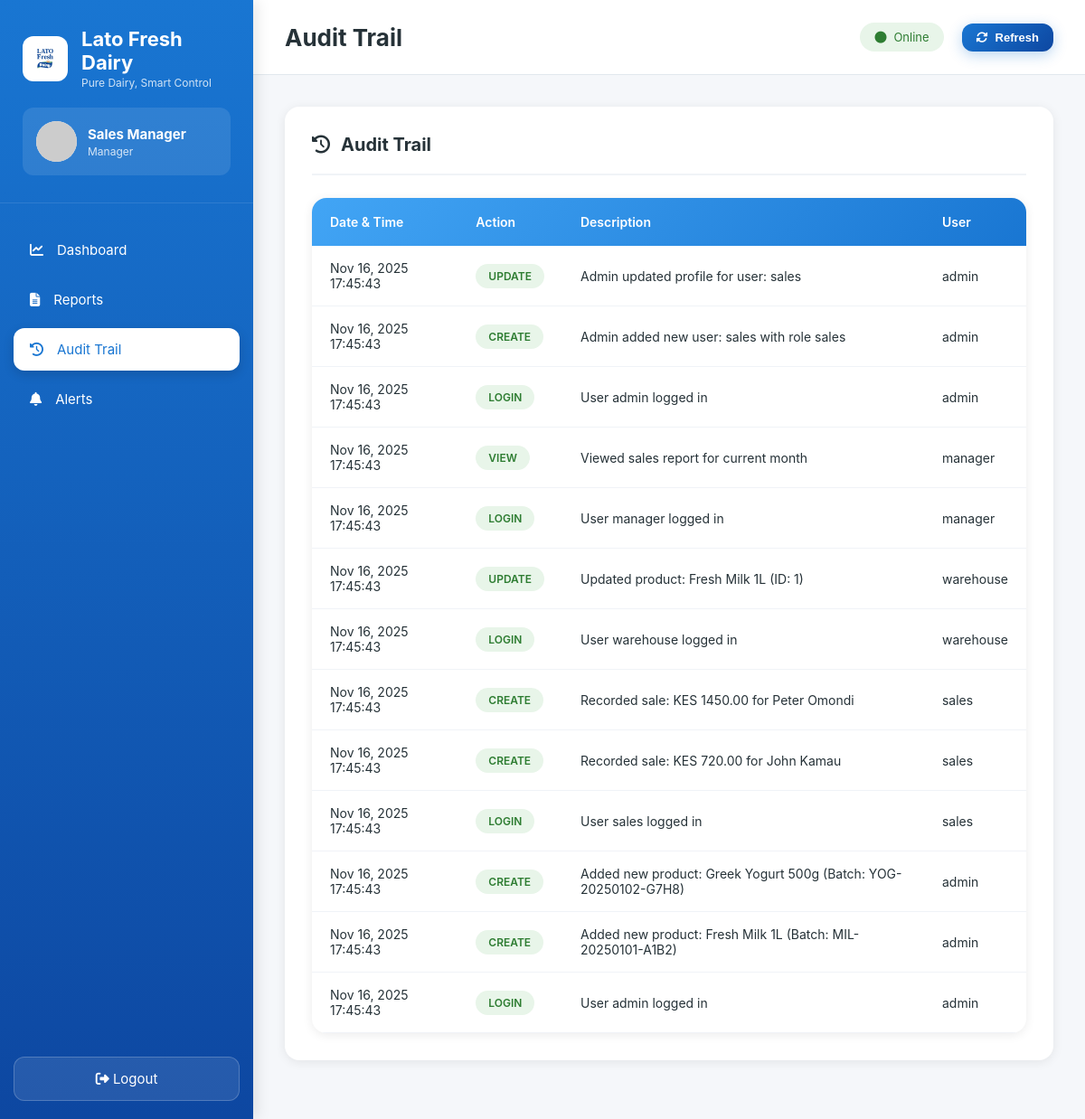
Page /index.php?page=audit (signed in) on the committed database.
### tables this page shows
CREATE TABLE IF NOT EXISTS audit_logs (
    id INT AUTO_INCREMENT PRIMARY KEY,
    action VARCHAR(50) NOT NULL,
    description TEXT NOT NULL,
    user VARCHAR(50) NOT NULL,
    created_at TIMESTAMP DEFAULT CURRENT_TIMESTAMP,
    INDEX idx_action (action),
    INDEX idx_user (user),
    INDEX idx_created (created_at)
);

### config.php (called while the page is built, shortened)
<?php
class Database {
    private static $instance = null;
    private $conn;
    private function __construct() {
        try {
            $this->conn = new mysqli(DB_HOST, DB_USER, DB_PASS, DB_NAME);
            $this->conn->set_charset("utf8mb4");
        } catch (Exception $e) {
            die("Database Connection Error: " . $e->getMessage());
        }
    }
    public static function getInstance() {
        if (self::$instance == null) {
            self::$instance = new Database();
        }
        return self::$instance;
    }
    public function query($sql) {
        return $this->conn->query($sql);
    }
}
$db = Database::getInstance();
?>

### pages/audit.php (the view)
<?php
$audit_logs = $db->query("SELECT * FROM audit_logs ORDER BY created_at DESC LIMIT 50");
?>
<div class="panel">
    <div class="panel-header">
        <div class="panel-title"><i class="fas fa-history"></i> Audit Trail</div>
    </div>
    <div class="table-container">
        <table>
            <thead>
                <tr>
                    <th>Date & Time</th>
                    <th>Action</th>
                    <th>Description</th>
                    <th>User</th>
                </tr>
            </thead>
            <tbody>
                <?php while ($log = $audit_logs->fetch_assoc()): ?>
                <tr>
                    <td><?php echo date('M d, Y H:i:s', strtotime($log['created_at'])); ?></td>
                    <td><span class="status-badge status-ok"><?php echo strtoupper($log['action']); ?></span></td>
                    <td><?php echo htmlspecialchars($log['description']); ?></td>
                    <td><?php echo htmlspecialchars($log['user']); ?></td>
                </tr>
                <?php endwhile; ?>
            </tbody>
        </table>
    </div>
</div>

### assets/css/style.css (style rules this page uses)
* { margin: 0; padding: 0; box-sizing: border-box; }
:root { --primary: #1976d2; --primary-light: #42a5f5; --primary-dark: #0d47a1; --secondary: #00897b; --accent: #ffa726; --danger: #ef5350; --success: #66bb6a; --warning: #ffa726; --bg-light: #f5f7fa; --text-dark: #263238; --text-light: #546e7a; --white: #ffffff; --shadow: 0 2px 12px rgba(0,0,0,0.08); --shadow-lg: 0 4px 20px rgba(0,0,0,0.12); --border-radius: 12px; }
body { font-family: 'Inter', 'Segoe UI', Tahoma, Geneva, Verdana, sans-serif; background: linear-gradient(135deg, #e3f2fd 0%, #bbdefb 100%); color: var(--text-dark); min-height: 100vh; }
.panel { background: var(--white); border-radius: 16px; box-shadow: var(--shadow); padding: 30px; margin-bottom: 30px; }
.panel-header { display: flex; justify-content: space-between; align-items: center; margin-bottom: 25px; padding-bottom: 20px; border-bottom: 2px solid #f0f3f7; }
.panel-title { font-size: 20px; font-weight: 700; color: var(--text-dark); display: flex; align-items: center; gap: 12px; }
.table-container { background: var(--white); border-radius: 16px; overflow: hidden; box-shadow: var(--shadow); }
table { width: 100%; border-collapse: collapse; }
thead { background: linear-gradient(135deg, var(--primary-light) 0%, var(--primary) 100%); color: var(--white); }
th { padding: 18px 20px; text-align: left; font-weight: 600; font-size: 14px; }
td { padding: 16px 20px; border-bottom: 1px solid #f0f3f7; font-size: 14px; }
.status-badge { display: inline-block; padding: 6px 14px; border-radius: 20px; font-size: 12px; font-weight: 600; }
.status-ok { background: #e8f5e9; color: #2e7d32; }

### rows in the picture
audit_logs: created_at "Nov 16, 2025 17:45:43", action "UPDATE", description "Admin updated profile for user: sales", user "admin"
audit_logs: created_at "Nov 16, 2025 17:45:43", action "CREATE", description "Admin added new user: sales with role sales", user "admin"
audit_logs: created_at "Nov 16, 2025 17:45:43", action "LOGIN", description "User admin logged in", user "admin"
audit_logs: created_at "Nov 16, 2025 17:45:43", action "VIEW", description "Viewed sales report for current month", user "manager"
audit_logs: created_at "Nov 16, 2025 17:45:43", action "LOGIN", description "User manager logged in", user "manager"
audit_logs: created_at "Nov 16, 2025 17:45:43", action "UPDATE", description "Updated product: Fresh Milk 1L (ID: 1)", user "warehouse"
audit_logs: created_at "Nov 16, 2025 17:45:43", action "LOGIN", description "User warehouse logged in", user "warehouse"
audit_logs: created_at "Nov 16, 2025 17:45:43", action "CREATE", description "Recorded sale: KES 1450.00 for Peter Omondi", user "sales"
audit_logs: created_at "Nov 16, 2025 17:45:43", action "CREATE", description "Recorded sale: KES 720.00 for John Kamau", user "sales"
audit_logs: created_at "Nov 16, 2025 17:45:43", action "LOGIN", description "User sales logged in", user "sales"
audit_logs: created_at "Nov 16, 2025 17:45:43", action "CREATE", description "Added new product: Greek Yogurt 500g (Batch: YOG-20250102-G7H8)", user "admin"
audit_logs: created_at "Nov 16, 2025 17:45:43", action "CREATE", description "Added new product: Fresh Milk 1L (Batch: MIL-20250101-A1B2)", user "admin"
audit_logs: created_at "Nov 16, 2025 17:45:43", action "LOGIN", description "User admin logged in", user "admin"

### other values in the picture
APP_NAME "Lato Fresh Dairy"
APP_TAGLINE "Pure Dairy, Smart Control"
$_SESSION['full_name'] "Sales Manager"
get_role_display($_SESSION['role']) "Manager"
$page_info['label'] "Dashboard"
$page_info['label'] "Reports"
$page_info['label'] "Audit Trail"
$page_info['label'] "Alerts"
$current_title "Audit Trail"
